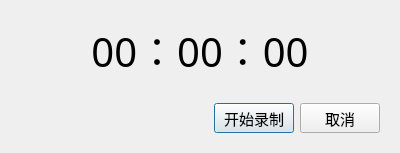
<?xml version="1.0" encoding="UTF-8"?>
<ui version="4.0">
 <class>AudioRecorderDialog</class>
 <widget class="QDialog" name="AudioRecorderDialog">
  <property name="geometry">
   <rect>
    <x>0</x>
    <y>0</y>
    <width>400</width>
    <height>138</height>
   </rect>
  </property>
  <property name="font">
   <font>
    <family>新宋体</family>
    <pointsize>11</pointsize>
   </font>
  </property>
  <property name="windowTitle">
   <string>Dialog</string>
  </property>
  <layout class="QVBoxLayout" name="verticalLayout">
   <item>
    <widget class="QWidget" name="widget_2" native="true">
     <layout class="QHBoxLayout" name="horizontalLayout_2">
      <item>
       <widget class="QLabel" name="lblTime">
        <property name="font">
         <font>
          <pointsize>30</pointsize>
         </font>
        </property>
        <property name="text">
         <string>00：00：00</string>
        </property>
        <property name="alignment">
         <set>Qt::AlignCenter</set>
        </property>
       </widget>
      </item>
     </layout>
    </widget>
   </item>
   <item>
    <widget class="QWidget" name="widget" native="true">
     <property name="minimumSize">
      <size>
       <width>0</width>
       <height>48</height>
      </size>
     </property>
     <property name="maximumSize">
      <size>
       <width>16777215</width>
       <height>48</height>
      </size>
     </property>
     <layout class="QHBoxLayout" name="horizontalLayout">
      <item>
       <spacer name="horizontalSpacer">
        <property name="orientation">
         <enum>Qt::Horizontal</enum>
        </property>
        <property name="sizeHint" stdset="0">
         <size>
          <width>189</width>
          <height>20</height>
         </size>
        </property>
       </spacer>
      </item>
      <item>
       <widget class="QPushButton" name="btnOk">
        <property name="text">
         <string>开始录制</string>
        </property>
       </widget>
      </item>
      <item>
       <widget class="QPushButton" name="btnCancel">
        <property name="text">
         <string>取消</string>
        </property>
       </widget>
      </item>
     </layout>
    </widget>
   </item>
  </layout>
 </widget>
 <resources/>
 <connections/>
</ui>
